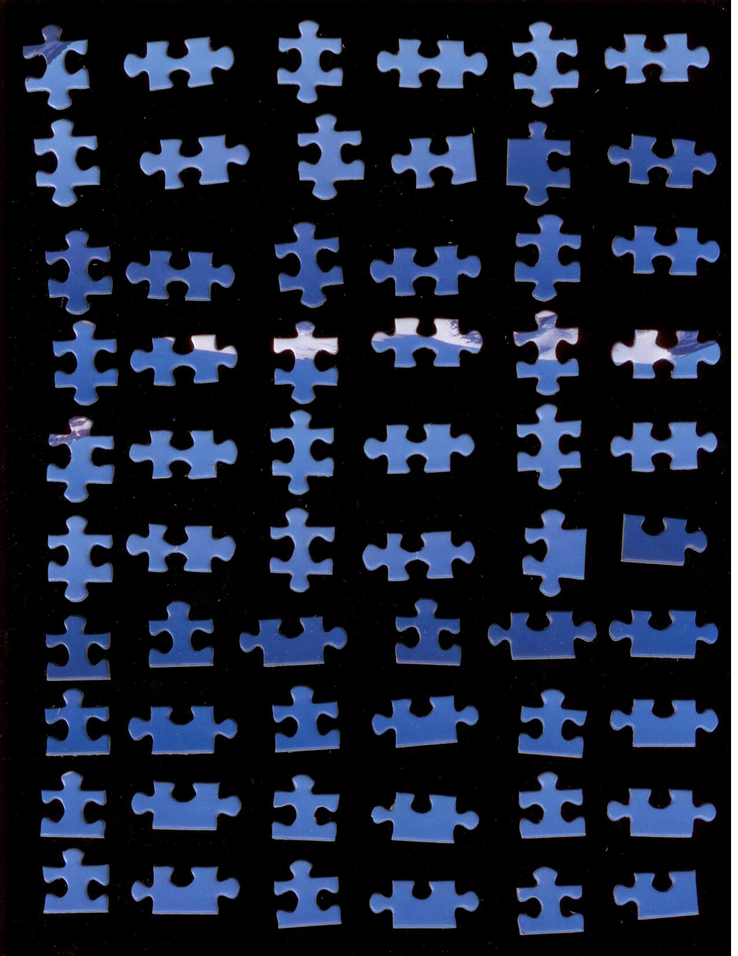
%> input picture IMG/1_1_B.tif, 738 x 956 px, shrunk from 1275 x 1650 before the run
$ octave --eval "result = get_mask_test(imread('IMG/1_1_B.tif'));"   (GNU Octave 9; MATLAB toolbox functions it lacks are replaced by stand-ins)
%> lines starting %> are read from the running program, lines starting %| are printed output that depends on the picture; in (x1, y1, x2, y2) boxes, pixels count from 0 and x2, y2 are one past the last pixel; in counts of white or black regions, pixels touching at a corner belong together; the program's own positions count from 1
### get_gradient.m
function [grad] = get_gradient(gray_img)

sobelh = [1 2 1; 0 0 0; -1 -2 -1]/8;
sobelv = [1 0 -1; 2 0 -2; 1 0 -1]/8;

horizontal = filter2(sobelh,gray_img);
vertical = filter2(sobelv,gray_img);

grad = uint8(8*(sqrt(horizontal.^2+vertical.^2)));
end

### get_mask_test.m
function [mask] = get_mask_test(img)
    edges_stuff = edge(rgb2gray(img),'canny');
    grad = get_gradient(rgb2gray(img));
    im_size = size(img);
    img_2d = double(reshape(img,im_size(1)*im_size(2),3));

    num_colors = 2;
    [cluster_idx,cluster_center] = kmeans(img_2d,num_colors, 'distance','sqEuclidean','Replicates',3);
    pixel_labels = reshape(cluster_idx,im_size(1),im_size(2));
    cluster_sizes = [sum(sum(pixel_labels==1)),sum(sum(pixel_labels==2))];
    mask = pixel_labels==find(cluster_sizes==min(cluster_sizes));

    cc=bwlabel(mask);
    for i = 1:max(max(cc))
        if sum(sum(cc==i))<100
            mask(find(cc==i))=0;
        end
    end
%> in get_mask_test, `edges_stuff = edge(rgb2gray(img),'canny');`:
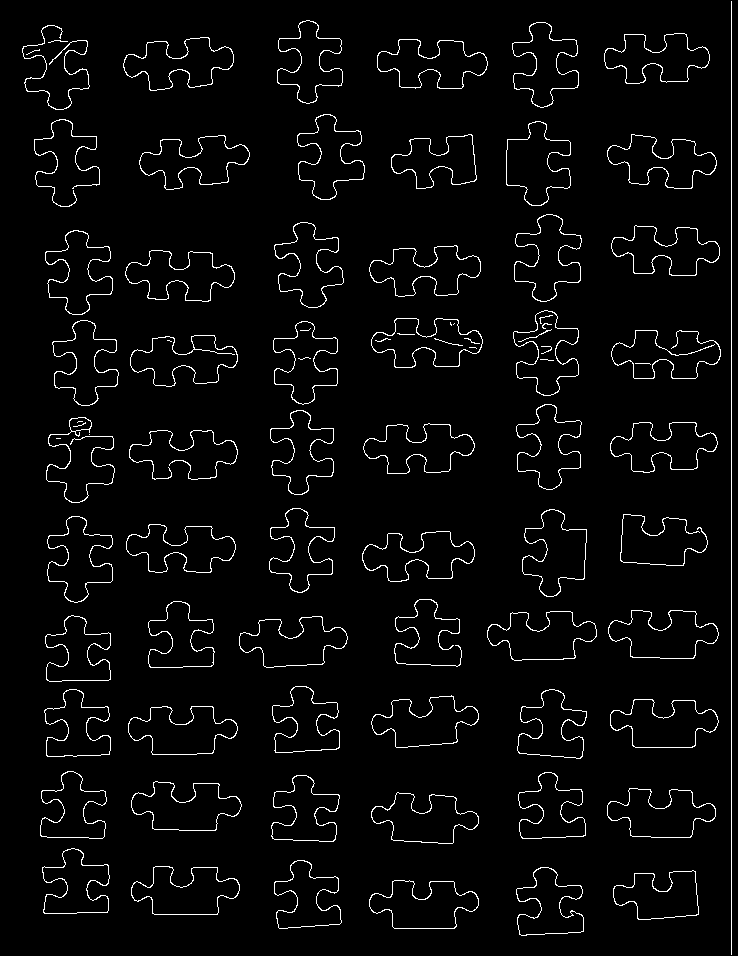
%> edges_stuff: size 956x738 logical; 3.5% white in thin lines or dots
%> in get_gradient, `horizontal = filter2(sobelh,gray_img);`:
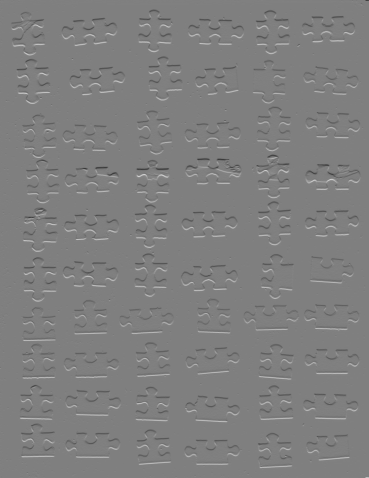
%> horizontal: size 956x738 double (shown at 1/2 size); min -127.5, max 127.5, mean 0; drawn with min black and max white
%> in get_gradient, `vertical = filter2(sobelv,gray_img);`:
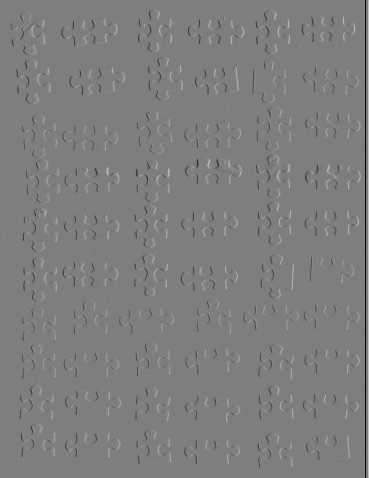
%> vertical: size 956x738 double (shown at 1/2 size); min -125.2, max 127.5, mean -0.2; drawn with min black and max white
%> in get_gradient, `grad = uint8(8*(sqrt(horizontal.^2+vertical.^2)));`:
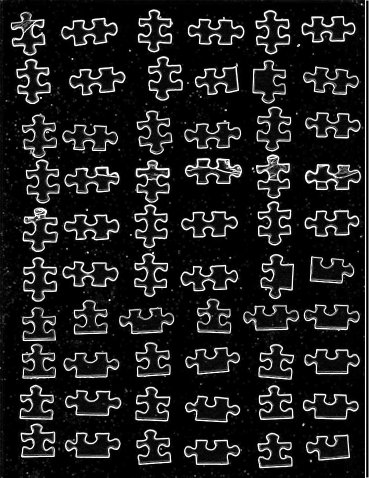
%> grad: size 956x738 uint8 (shown at 1/2 size); min 0, max 255, mean 30.7
%> in get_mask_test, `[cluster_idx,cluster_center] = kmeans(img_2d,num_colors, 'distance','s..`: cluster_center = [2.21 1.64 2.57; 88.52 116.2 177.2]
%> in get_mask_test, `pixel_labels = reshape(cluster_idx,im_size(1),im_size(2));`:
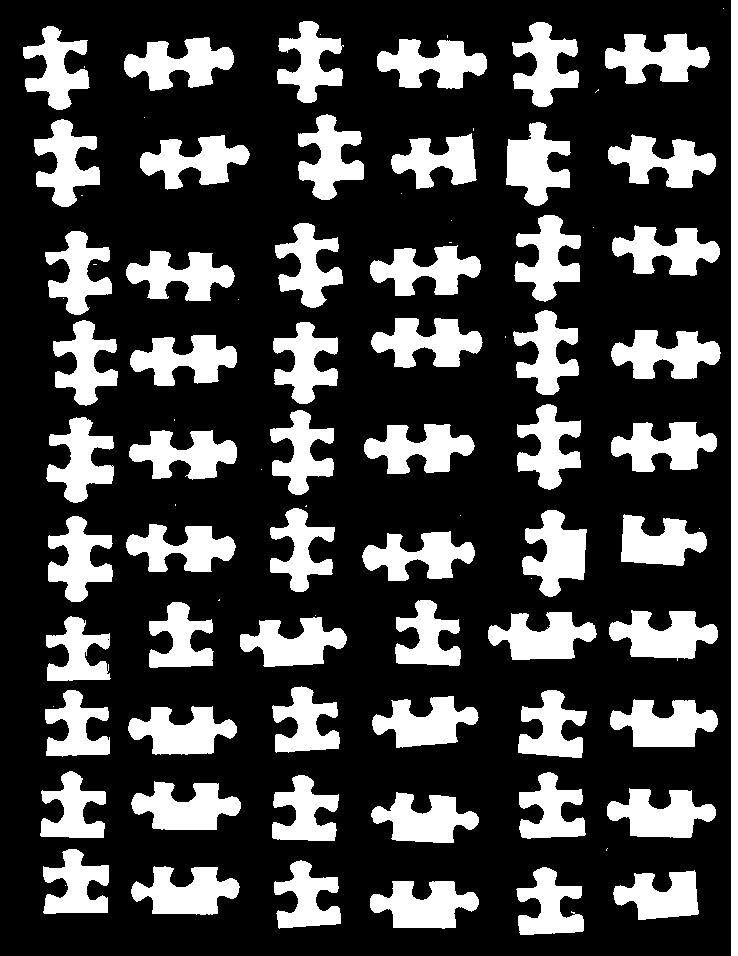
%> pixel_labels: size 956x738 double; values 1 (black) and 2 (white), 26.2% white; 89 white regions (28 under 20 px), largest, box (x1, y1, x2, y2) and area: (731, 0, 738, 956) 6692, (131, 781, 241, 830) 3393, (610, 699, 718, 747) 3337
%> in get_mask_test, `cluster_sizes = [sum(sum(pixel_labels==1)),sum(sum(pixel_labels==2))];`: cluster_sizes = [520960 184568]
%> in get_mask_test, `cc=bwlabel(mask);`:
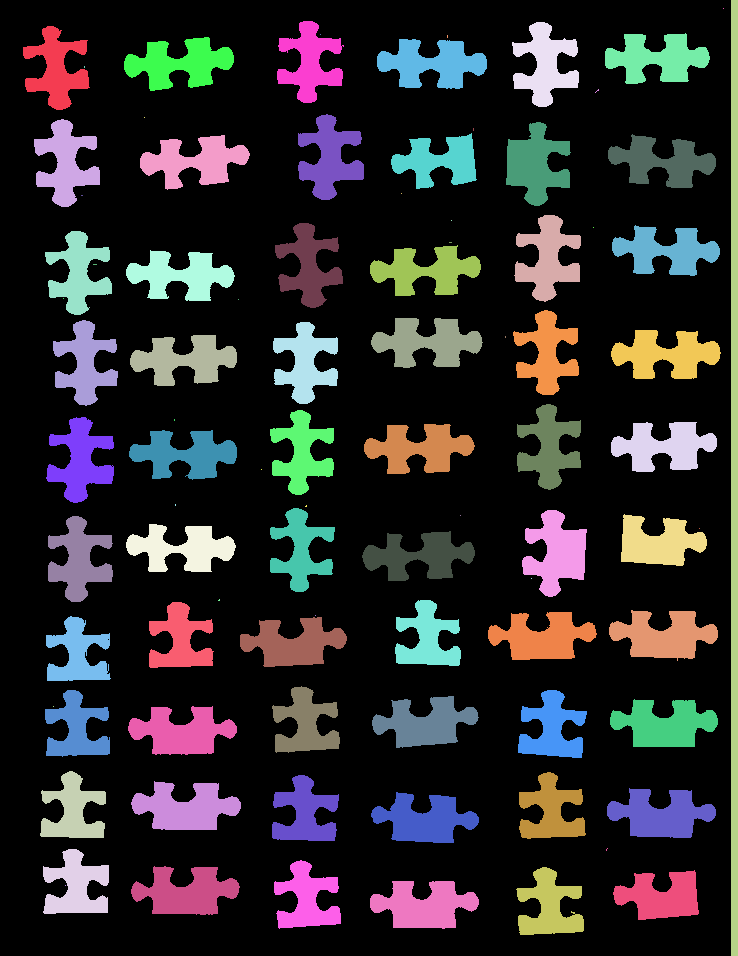
%> cc: size 956x738 double; 90 distinct labels, from 0 to 89; one colour per label, 0 black
%> the loop in get_mask_test, `for i = 1:max(max(cc))` made 89 passes

$ run again, on IMG/1_2_B.tif
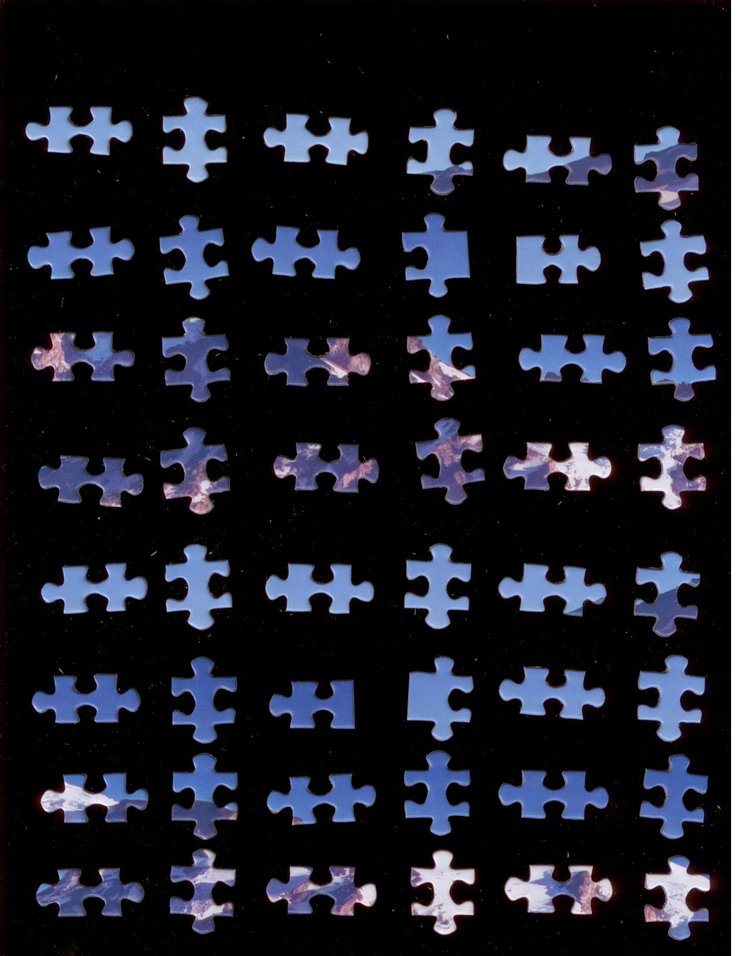
%> input picture IMG/1_2_B.tif, 738 x 956 px, shrunk from 1275 x 1650 before the run
%> in get_mask_test, `edges_stuff = edge(rgb2gray(img),'canny');`:
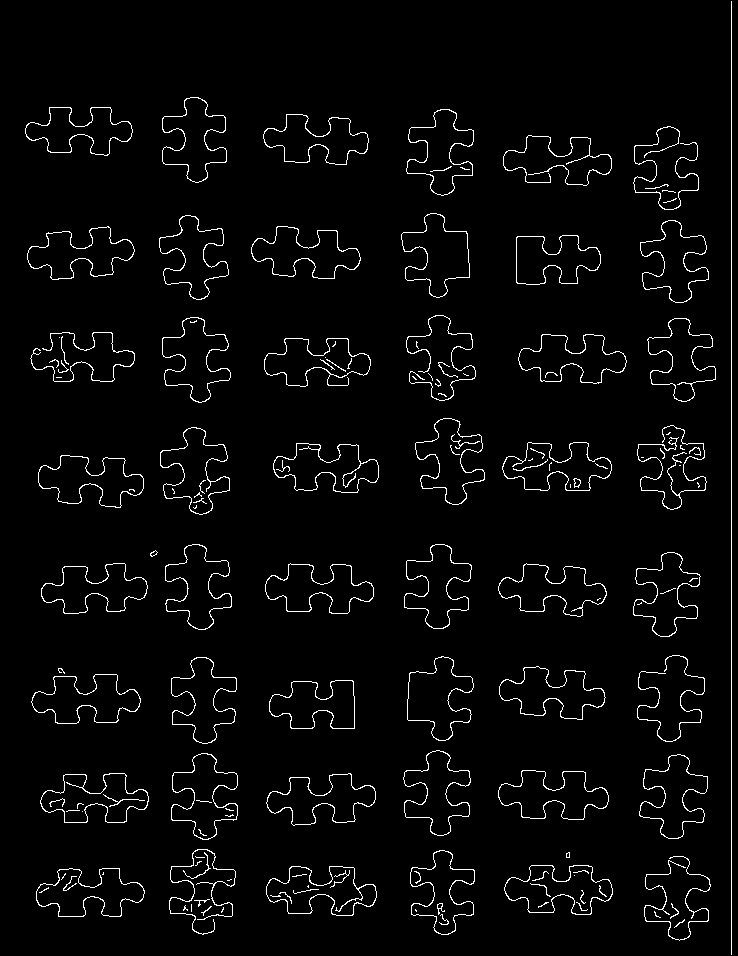
%> edges_stuff: size 956x738 logical; 3.1% white in thin lines or dots
%> cluster_center = [2.96 1.77 2.47; 118.8 132.3 179.2]
%> pixel_labels: size 956x738 double; values 1 (black) and 2 (white), 20.9% white; 115 white regions (66 under 20 px), largest, box (x1, y1, x2, y2) and area: (731, 0, 738, 956) 6692, (504, 865, 613, 915) 3250, (407, 656, 473, 741) 3189
%> cluster_sizes = [557765 147763]
%> in get_mask_test, `cc=bwlabel(mask);`:
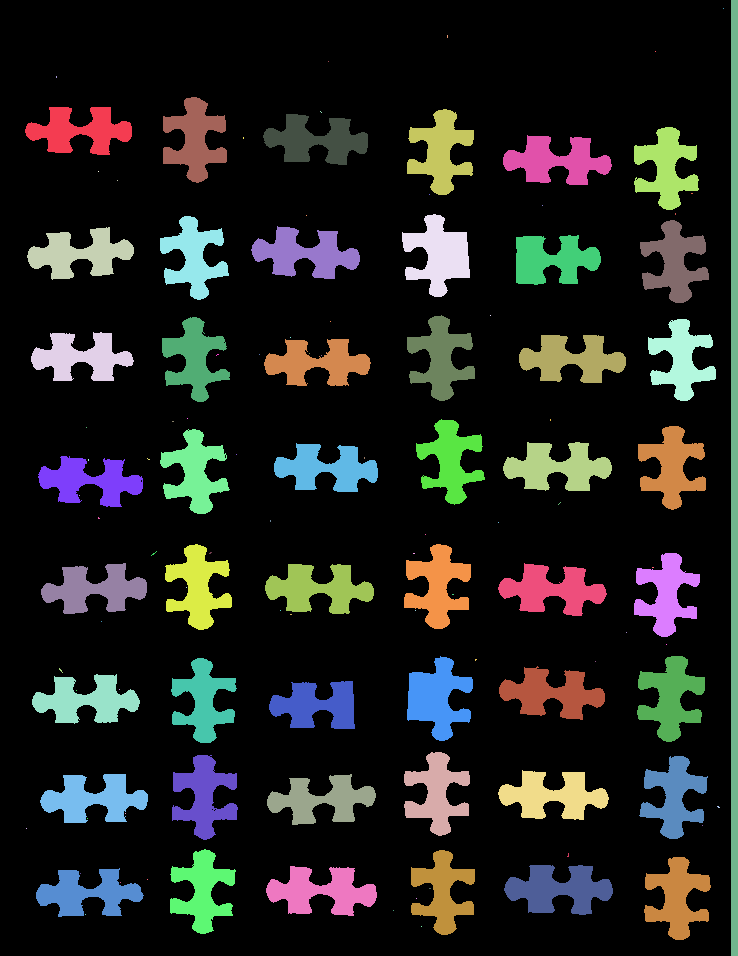
%> cc: size 956x738 double; 116 distinct labels, from 0 to 115; one colour per label, 0 black
%> the loop in get_mask_test, `for i = 1:max(max(cc))` made 115 passes

$ run again, on IMG/1_3_B.tif
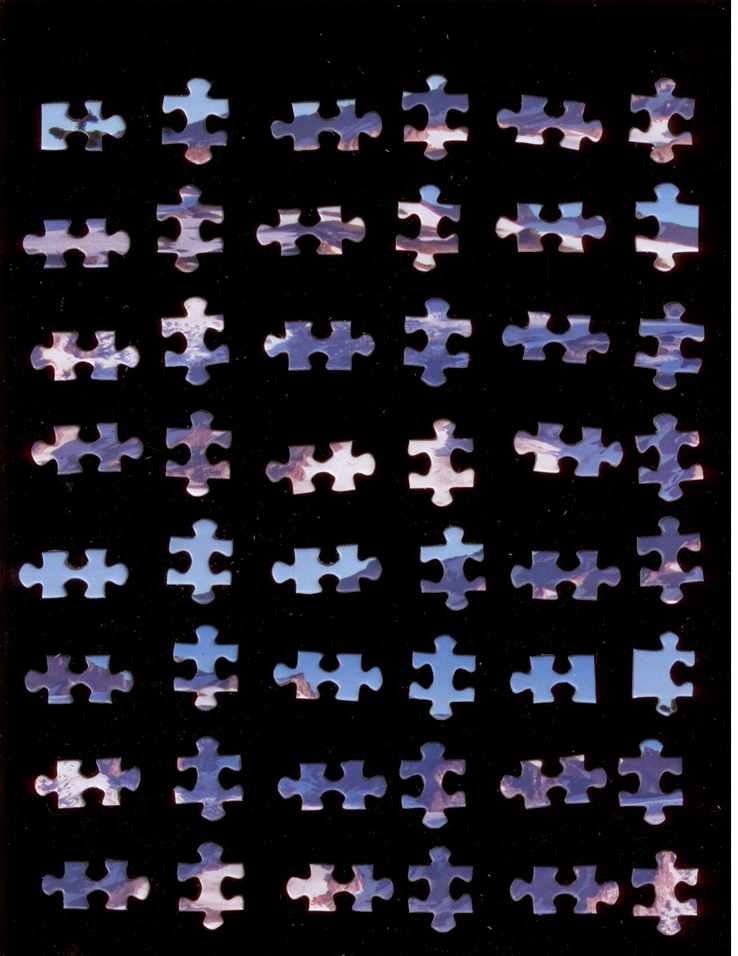
%> input picture IMG/1_3_B.tif, 738 x 956 px, shrunk from 1275 x 1650 before the run
%> in get_mask_test, `edges_stuff = edge(rgb2gray(img),'canny');`:
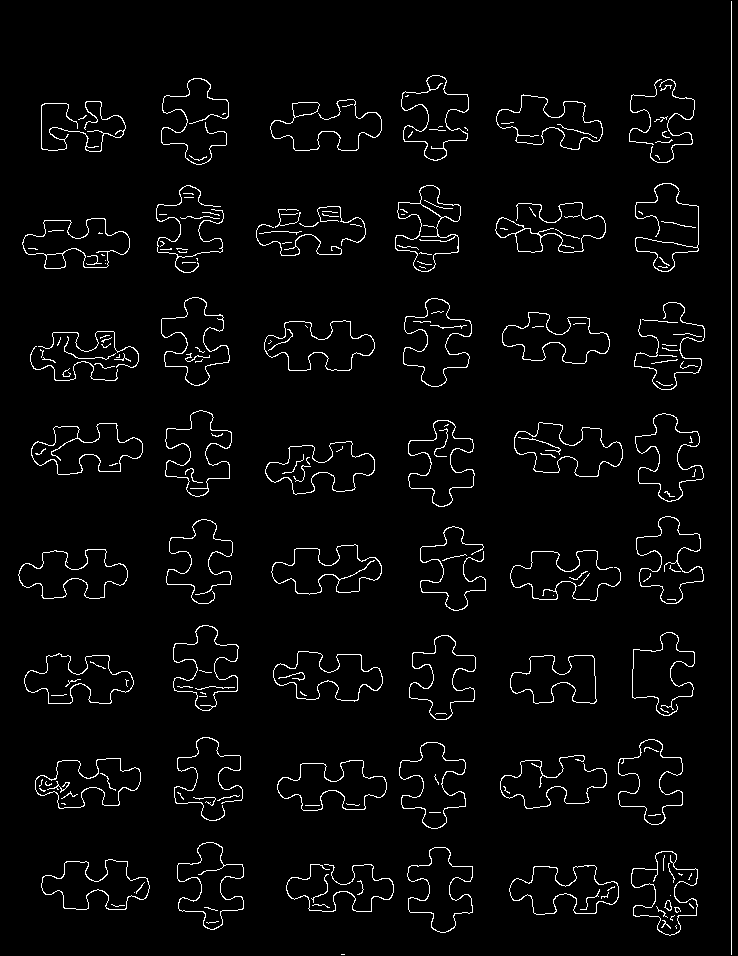
%> edges_stuff: size 956x738 logical; 3.4% white in thin lines or dots
%> cluster_center = [3.71 1.93 2.41; 133.8 131.5 166.6]
%> pixel_labels: size 956x738 double; values 1 (black) and 2 (white), 21% white; 135 white regions (85 under 20 px), largest, box (x1, y1, x2, y2) and area: (731, 0, 738, 956) 6692, (635, 183, 699, 272) 3374, (514, 422, 623, 477) 3292
%> cluster_sizes = [557087 148441]
%> in get_mask_test, `cc=bwlabel(mask);`:
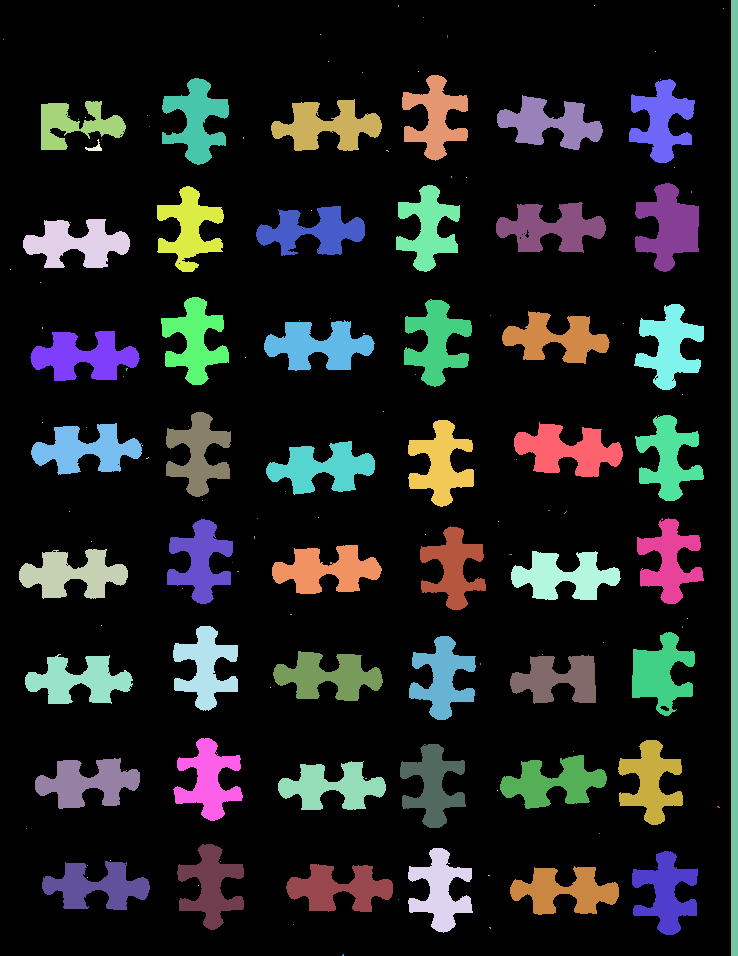
%> cc: size 956x738 double; 136 distinct labels, from 0 to 135; one colour per label, 0 black
%> the loop in get_mask_test, `for i = 1:max(max(cc))` made 135 passes
